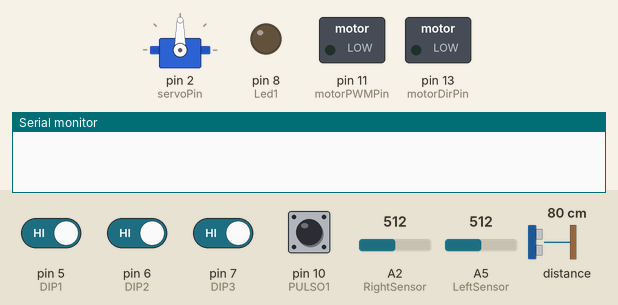
A sketch run on a simulated Arduino Uno, built with avr-gcc and run on an emulated ATmega328P. On the bench: servo, switched loads named in the sketch (green lamp = pin HIGH), output pins drawn as LEDs (lit = HIGH), the last lines printed to the serial monitor. Inputs (shaded band) come from the test bench; at power-on: pin 5 (DIP1), pin 6 (DIP2), pin 7 (DIP3), pin 10 (PULSO1) HIGH, distance to the obstacle 80 cm, A2 (RightSensor) = 512, A5 (LeftSensor) = 512. The echo pulse lasts 58.3 µs per cm; pins used as bus, display or sensor lines are not drawn.

Above: at 1.2 s.
1.3 s: pin 10 (PULSO1) pulled LOW for 0.15 s
At 2.0 s:
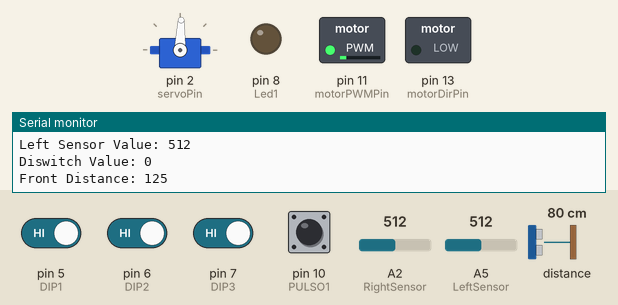
2.9 s: distance to the obstacle set to 45 cm
5.9 s: distance to the obstacle set to 37 cm
At 7.0 s:
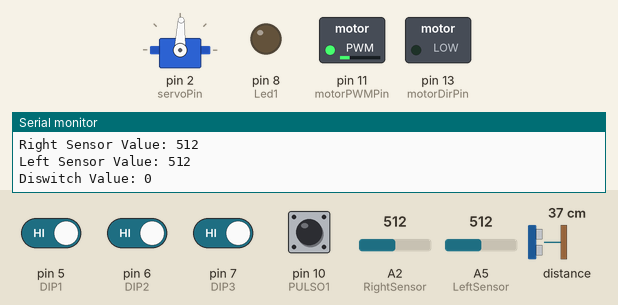
8.9 s: distance to the obstacle set to 60 cm
At 10.4 s:
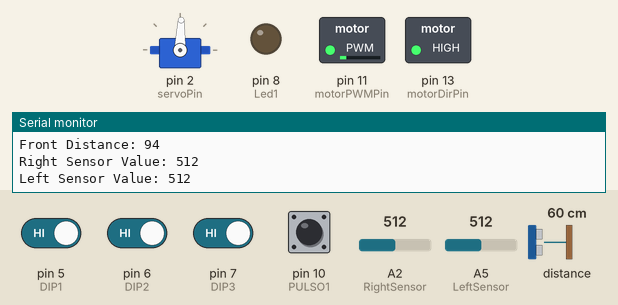
11.9 s: distance to the obstacle set to 2 cm
At 14.7 s:
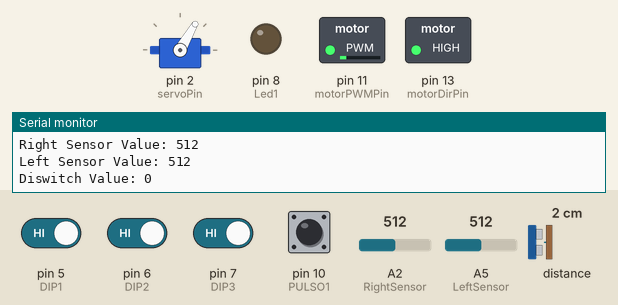
14.9 s: pin 5 (DIP1) driven LOW and pin 6 (DIP2) driven LOW
At 18.2 s:
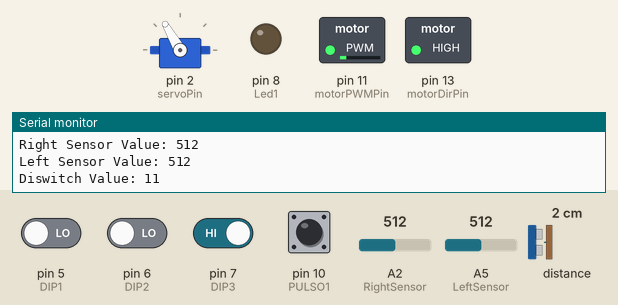
Timing chart, 0 to 18.9 s (numbered marks = the images above; inputs shaded):
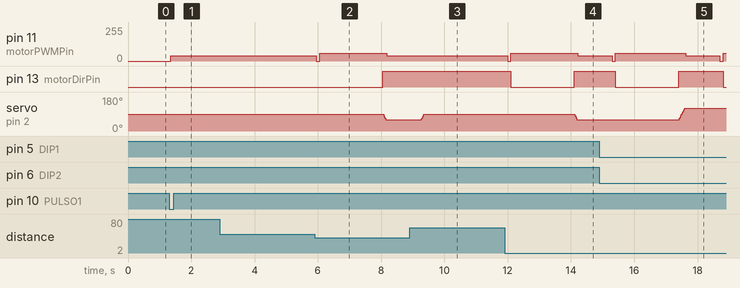

The sketch:

wro_con_estrategias_ultimo_funcional.ino
```cpp
#include <Servo.h> // Biblioteca para el control del servomotor

// Definición de pines
#define DIP1 5
#define DIP2 6
#define DIP3 7
#define PULSO1 10

// Pines de sensores
int RightSensor = A2;   // Pin del sensor de obstáculo derecho
int MiddleSensor = 4;  // Pin del sensor de obstáculo medio
int LeftSensor = A5;    // Pin del sensor de obstáculo izquierdo

// Pines del sensor ultrasónico
int trigPin = 1;  // Pin TRIG del sensor ultrasónico
int echoPin = 0;  // Pin ECHO del sensor ultrasónico

// Pines de control
int Led1 = 8;           // Pin del LED 1
int motorPWMPin = 11;   // Pin PWM para control de velocidad del motor
int motorDirPin = 13;   // Pin de dirección del motor

Servo servoMotor;       // Objeto servo para controlar la dirección del robot
int servoPin = 2;       // Pin del servomotor
int currentAngle = 90;  // Ángulo actual del servomotor (inicialmente en 90 grados - hacia adelante)

int baseSpeed = 40;    // Velocidad base del motor (0 a 255 para control PWM)

// Variables de estado
bool started = false; // Variable para verificar si el robot ha sido iniciado

// Prototipos de funciones
int measureDistance();
void smoothServoMove(int targetAngle);
void adjustMotorSpeed(int speed);
int readDiswitch();
void estrategiaIzquierda(int frontDistance, int rightSensorValue, int leftSensorValue);
void estrategiaDerecha(int frontDistance, int rightSensorValue, int leftSensorValue);

void setup() {
  pinMode(Led1, OUTPUT);
  pinMode(PULSO1, INPUT_PULLUP);

  // Configurar pines del diswitch como entradas
  pinMode(DIP1, INPUT_PULLUP);
  pinMode(DIP2, INPUT_PULLUP);
  pinMode(DIP3, INPUT_PULLUP);

  pinMode(motorPWMPin, OUTPUT); // Configurar el pin PWM del motor como salida
  pinMode(motorDirPin, OUTPUT); // Configurar el pin de dirección del motor como salida

  servoMotor.attach(servoPin);  // Adjuntar el servo al pin especificado
  servoMotor.write(currentAngle); // Posición inicial del servo

  // Configuración del sensor ultrasónico
  pinMode(trigPin, OUTPUT);
  pinMode(echoPin, INPUT);

  Serial.begin(9600); // Inicializar comunicación serie
}

void loop() {
  // Detectar si el botón de inicio ha sido presionado
  if (digitalRead(PULSO1) == LOW) { // Botón presionado
    if (!started) {
      // Si el robot no ha sido iniciado aún
      started = true;
      Serial.println("Robot iniciado");
    }
  }

  if (started) {
    int diswitchValue = readDiswitch();
    int frontDistance = measureDistance();
    int rightSensorValue = analogRead(RightSensor);
    int leftSensorValue = analogRead(LeftSensor);

    // Imprimir los valores
    Serial.print("Front Distance: ");
    Serial.println(frontDistance);
    Serial.print("Right Sensor Value: ");
    Serial.println(rightSensorValue);
    Serial.print("Left Sensor Value: ");
    Serial.println(leftSensorValue);
    Serial.print("Diswitch Value: ");
    Serial.println(diswitchValue, BIN); // Imprimir el valor del diswitch en binario

    // Control de dirección basado en el diswitch
    switch (diswitchValue) {
      case 0b001: // Estrategia izquierda
        estrategiaIzquierda(frontDistance, rightSensorValue, leftSensorValue);
        break;

      case 0b011: // Estrategia derecha
        estrategiaDerecha(frontDistance, rightSensorValue, leftSensorValue);
        break;

      default:
        // Comportamiento por defecto si no se activa ninguna estrategia
        if (frontDistance < 65) {  // Objeto cercano en el centro o frente
          analogWrite(motorPWMPin, 0);  // STOP
          delay(100);
          digitalWrite(motorDirPin, LOW);  // Retroceder
          analogWrite(motorPWMPin, 60);  // Retroceder a la velocidad base
          delay(2000);
          digitalWrite(motorDirPin, HIGH);  // Restablecer la dirección del motor para avanzar
          smoothServoMove(60);
          delay(30);
          adjustMotorSpeed(40);  // Avanzar a velocidad base
          delay(1000);
        } else if (rightSensorValue > 600) {  // Objeto cercano a la derecha
          smoothServoMove(85);  // Girar suavemente a la izquierda después de retroceder
          adjustMotorSpeed(30);  // Avanzar a velocidad base
        } else if (leftSensorValue > 600) {  // Objeto cercano a la izquierda
          smoothServoMove(95); // Girar suavemente a la derecha después de retroceder
          adjustMotorSpeed(30);  // Avanzar a velocidad base
        } else {  // No hay objetos cercanos
          smoothServoMove(88);  // Mantener servo recto
          adjustMotorSpeed(40);  // Avanzar a velocidad base
        }
        break;
    }

    delay(60); // Pequeño retraso para evitar lecturas excesivas
  } else {
    // Detener el robot si no ha sido iniciado
    smoothServoMove(90);  // Mantener servo recto
    adjustMotorSpeed(0);  // Detener el motor
  }
}

// Función para mover el servomotor suavemente
void smoothServoMove(int targetAngle) {
  if (targetAngle > currentAngle) {
    for (int angle = currentAngle; angle <= targetAngle; angle++) {
      servoMotor.write(angle);
      delay(3); // Ajuste del delay para suavidad
    }
  } else {
    for (int angle = currentAngle; angle >= targetAngle; angle--) {
      servoMotor.write(angle);
      delay(3); // Ajuste del delay para suavidad
    }
  }
  currentAngle = targetAngle; // Actualizar el ángulo actual
}

// Función para ajustar la velocidad del motor
void adjustMotorSpeed(int speed) {
  analogWrite(motorPWMPin, speed); // Configurar la velocidad del motor con control PWM
}

// Función para medir la distancia utilizando el sensor ultrasónico
int measureDistance() {
  digitalWrite(trigPin, LOW);
  delayMicroseconds(2);
  digitalWrite(trigPin, HIGH);
  delayMicroseconds(10);
  digitalWrite(trigPin, LOW);
  int duration = pulseIn(echoPin, HIGH);
  int distance = duration * 0.054 / 2; // Convertir el tiempo en distancia
  return distance;
}

// Función para leer el estado del diswitch
int readDiswitch() {
  int value = 0;
  value |= (digitalRead(DIP1) == LOW) ? (1 << 0) : 0;
  value |= (digitalRead(DIP2) == LOW) ? (1 << 1) : 0;
  value |= (digitalRead(DIP3) == LOW) ? (1 << 2) : 0;
  return value;
}

// Estrategia para girar a la izquierda
void estrategiaIzquierda(int frontDistance, int rightSensorValue, int leftSensorValue) {
  if (frontDistance < 65) {  // Objeto cercano en el centro o frente
    analogWrite(motorPWMPin, 0);  // STOP
    delay(100);
    digitalWrite(motorDirPin, LOW);  // Retroceder
    analogWrite(motorPWMPin, 60);  // Retroceder a la velocidad base
    delay(2000);
    digitalWrite(motorDirPin, HIGH);  // Restablecer la dirección del motor para avanzar
    smoothServoMove(60);
    delay(30);
    adjustMotorSpeed(40);  // Avanzar a velocidad base
    delay(1000);
  } else if (rightSensorValue > 600) {  // Objeto cercano a la derecha
    smoothServoMove(85);  // Girar suavemente a la izquierda después de retroceder
    adjustMotorSpeed(30);  // Avanzar a velocidad base
  } else if (leftSensorValue > 600) {  // Objeto cercano a la izquierda
    smoothServoMove(95); // Girar suavemente a la derecha después de retroceder
    adjustMotorSpeed(30);  // Avanzar a velocidad base
  } else {  // No hay objetos cercanos
    smoothServoMove(88);  // Mantener servo recto
    adjustMotorSpeed(40);  // Avanzar a velocidad base
  }
}

// Estrategia para girar a la derecha
void estrategiaDerecha(int frontDistance, int rightSensorValue, int leftSensorValue) {
  if (frontDistance < 65) {  // Objeto cercano en el centro o frente
    analogWrite(motorPWMPin, 0);  // STOP
    delay(100);
    digitalWrite(motorDirPin, LOW);  // Retroceder
    analogWrite(motorPWMPin, 60);  // Retroceder a la velocidad base
    delay(2000);
    digitalWrite(motorDirPin, HIGH);  // Restablecer la dirección del motor para avanzar
    smoothServoMove(120);
    delay(30);
    adjustMotorSpeed(40);  // Avanzar a velocidad base
    delay(1000);
  } else if (rightSensorValue > 600) {  // Objeto cercano a la derecha
    smoothServoMove(85);  // Girar suavemente a la izquierda después de retroceder
    adjustMotorSpeed(30);  // Avanzar a velocidad base
  } else if (leftSensorValue > 600) {  // Objeto cercano a la izquierda
    smoothServoMove(95); // Girar suavemente a la derecha después de retroceder
    adjustMotorSpeed(30);  // Avanzar a velocidad base
  } else {  // No hay objetos cercanos
    smoothServoMove(88);  // Mantener servo recto
    adjustMotorSpeed(40);  // Avanzar a velocidad base
  }
}
```

Measured:
- after the input at 1.3 s, pin 11 (motorPWMPin): 0/255 → 40/255 after 0.05 s; servo on pin 2 (servoPin): 90° → 88° after 0.05 s
- after the input at 5.9 s, pin 11 (motorPWMPin): 40/255 → 0/255 after 0.06 s, → 60/255 0.10 s later, → 40/255 2.1 s later; pin 13 (motorDirPin): LOW → HIGH after 2.2 s; servo on pin 2 (servoPin): 88° → 60° after 2.2 s
- after the input at 8.9 s, pin 11 (motorPWMPin): stays 40/255 (without the input it goes to 0/255 after 0.36 s); pin 13 (motorDirPin): stays HIGH (without the input it goes to LOW after 0.46 s); servo on pin 2 (servoPin): 60° → 88° after 0.37 s
- after the input at 11.9 s, pin 11 (motorPWMPin): 40/255 → 0/255 after 0.10 s, → 60/255 0.10 s later, → 40/255 2.1 s later; pin 13 (motorDirPin): HIGH → LOW after 0.20 s, → HIGH 2.0 s later; servo on pin 2 (servoPin): 88° → 60° after 2.2 s
- after the input at 14.9 s, servo on pin 2 (servoPin): moves from 60° to 120° over 0.16 s, starting after 2.5 s
